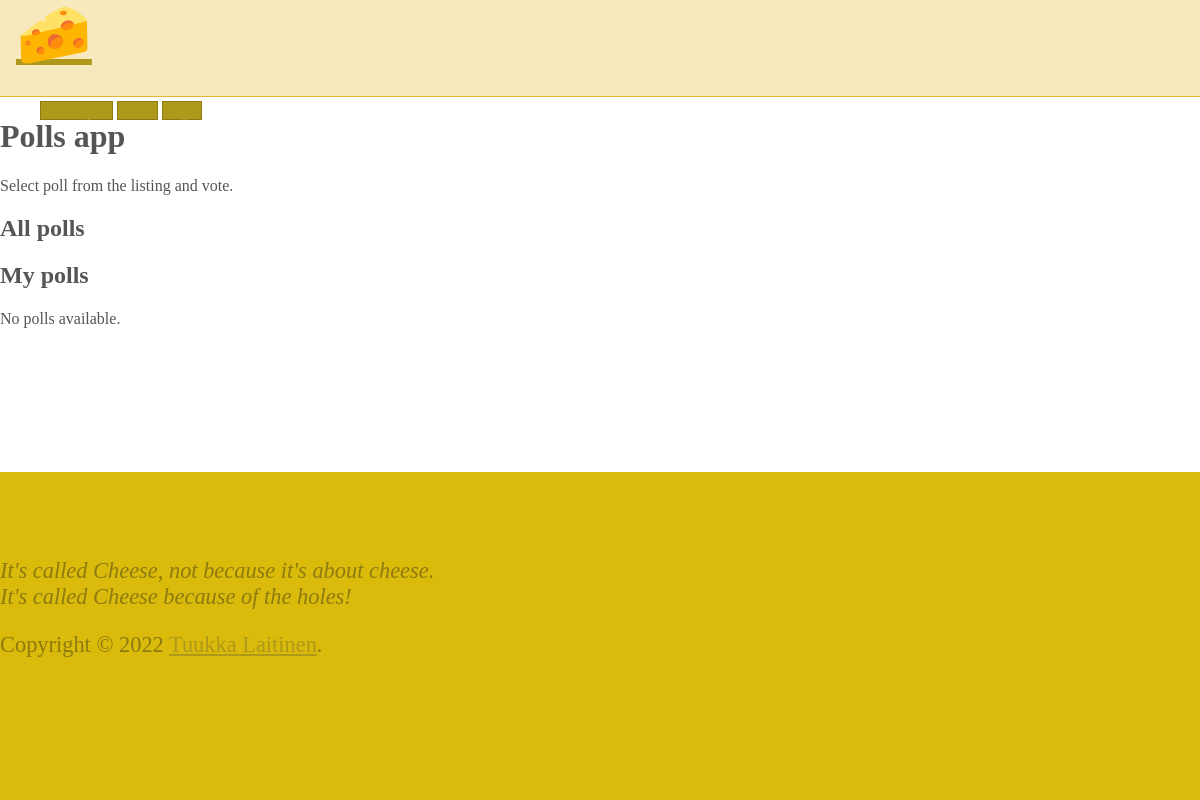
Page /question/7/ on the earlier database version.
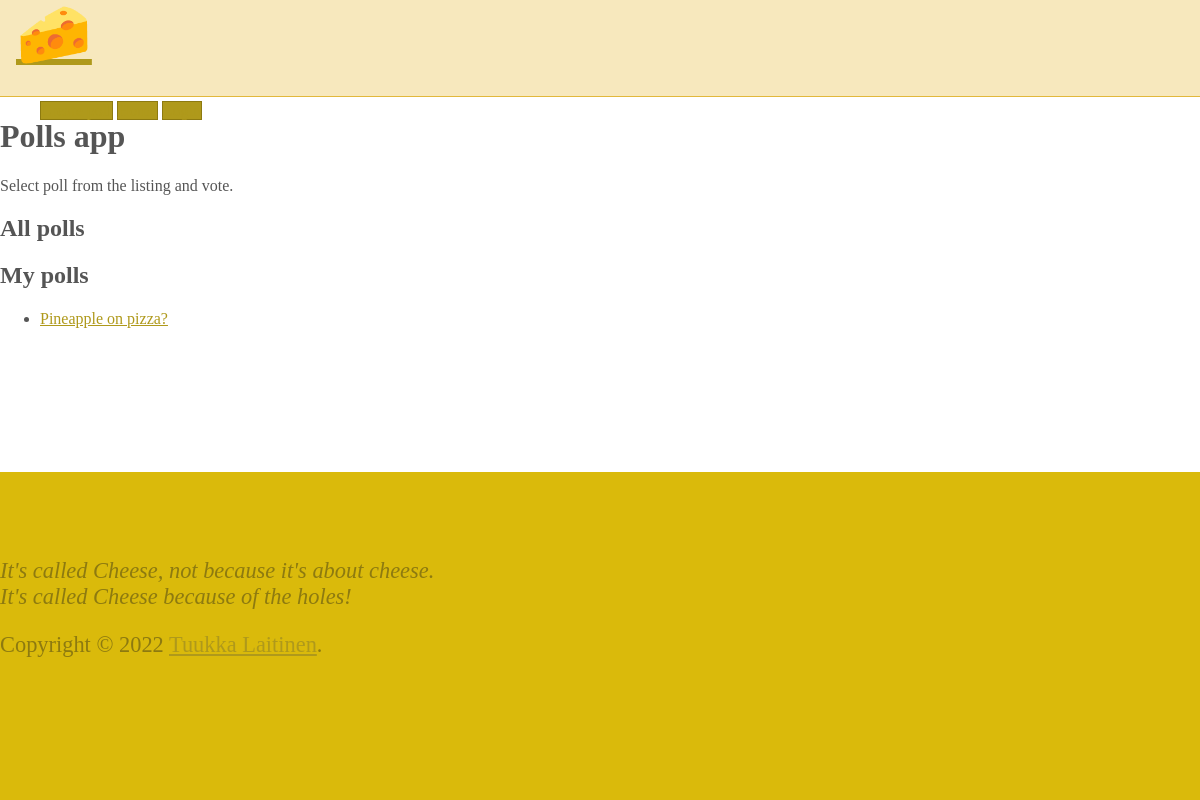
Same page on the later database version.
### polls/models.py (models this page shows, shortened)
class Question(models.Model):
	question_text = models.CharField(max_length=200)
	pub_date = models.DateTimeField('date published')
	owner = models.ForeignKey(User, on_delete=models.CASCADE)

### polls/views.py (the view, shortened to what this page needs)
# urls.py: path('question/', views.question, name='question'),
@csrf_exempt
def question(request, question_id=-1):
	if request.method == 'GET':
		questions = Question.objects.raw("SELECT id, question_text, pub_date FROM polls_question;")
		if question_id != -1:
			query = f"SELECT * FROM polls_question WHERE id={question_id};"
			questions = Question.objects.raw(query)
		return render(request, 'polls/index.html', {'users_questions': questions})
	return HttpResponse('Nothing was found/added')

### polls/templates/polls/index.html (shortened to what this page needs)
{% extends 'base.html' %}
{% block content %}
<h1>Polls app</h1>
<p>Select poll from the listing and vote.</p>
<h2>All polls</h2>
<h2>My polls</h2>
{% if users_questions %}
<ul>
{% for question in users_questions %}
    <li><a href="/{{ question.id }}">{{ question.question_text }}</a></li>
{% endfor %}
</ul>
{% else %}
<p>No polls available.</p>
{% endif %}
{% endblock %}

Differences in the rows shown:
added Question: question_text "Pineapple on pizza?"
Other differences:
text no longer shown: "No polls available."
